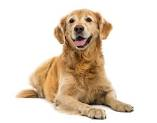
//> input picture C++/Image Processing/Canny Edge Detection Algorithm/dog.jpeg, 157 x 123 px
$ ./cannyEdgeDetection   (built with g++ and OpenCV 4)
//> lines starting //> are read from the running program, lines starting //| are printed output that depends on the picture
#include <iostream>
#include <vector>
#include <cmath>
#include <opencv2/opencv.hpp>

using namespace cv;

void toGrayScale(Mat& image);
void applyGaussianFilter(Mat& image);
void applySobelOperator(Mat& image, Mat& gradientImage);
void performNonMaxSuppression(Mat& gradientImage, Mat& suppressedImage);
void applyDoubleThresholding(Mat& suppressedImage, Mat& edgesImage);

int main() {
    // Load input image
    Mat image = imread("dog.jpeg", IMREAD_COLOR);
//> image is the input picture: 123 rows x 157 cols, CV_8UC3; mean B, G, R 200.1, 214.7, 227.9
    if (image.empty()) {
        std::cout << "Error opening the input image file." << std::endl;
        return 1;
    }

    // Convert the image to grayscale
    toGrayScale(image);

    // Apply Gaussian smoothing
    applyGaussianFilter(image);

    // Apply Sobel operator to calculate gradients
    Mat gradientImage;
    applySobelOperator(image, gradientImage);

    // Perform non-maximum suppression
    Mat suppressedImage;
    performNonMaxSuppression(gradientImage, suppressedImage);

    // Apply double thresholding and hysteresis
    Mat edgesImage;
    applyDoubleThresholding(suppressedImage, edgesImage);

    // Display the original and final images
    namedWindow("Original Image", WINDOW_NORMAL);
    namedWindow("Canny Edges", WINDOW_NORMAL);
    imshow("Original Image", image);
    imshow("Canny Edges", edgesImage);
    waitKey(0);

    // Save the resulting image
    imwrite("canny_edges.jpg", edgesImage);

    std::cout << "Canny edges saved to canny_edges.jpg" << std::endl;

    return 0;
}

void toGrayScale(Mat& image) {
    cvtColor(image, image, COLOR_BGR2GRAY);
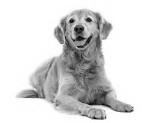
//> image: 123 rows x 157 cols, CV_8UC1; min 3, max 255, mean 217
}

void applyGaussianFilter(Mat& image) {
    GaussianBlur(image, image, Size(5, 5), 0);
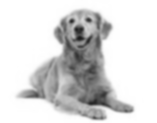
//> image: 123 rows x 157 cols, CV_8UC1; min 27, max 255, mean 217
}

void applySobelOperator(Mat& image, Mat& gradientImage) {
    Mat gradientX, gradientY;
    Sobel(image, gradientX, CV_32F, 1, 0, 3);
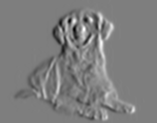
//> gradientX: 123 rows x 157 cols, CV_32FC1; min -377, max 382, mean 0; drawn with min black and max white
    Sobel(image, gradientY, CV_32F, 0, 1, 3);
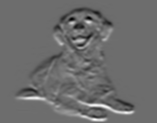
//> gradientY: 123 rows x 157 cols, CV_32FC1; min -357, max 478, mean 0; drawn with min black and max white
    magnitude(gradientX, gradientY, gradientImage);
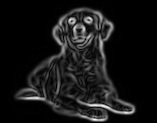
//> gradientImage: 123 rows x 157 cols, CV_32FC1; min 0, max 480.6, mean 41.1; drawn with min black and max white
}

void performNonMaxSuppression(Mat& gradientImage, Mat& suppressedImage) {
    Mat gradientDirection;
//> (the run ends here: the program needs code that is not available in this run, at `phase(gradientImage, gradientDirection);`)
